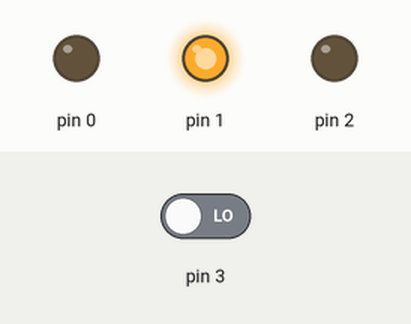
Simulated run of this sketch. Board: Arduino Uno, built with avr-gcc and run on an emulated ATmega328P. Parts: output pins drawn as LEDs (lit = HIGH). The test bench sets the inputs (shaded band); at power-on: pin 3 LOW.

Above: at 9.9 s.
10.0 s: pin 3 driven HIGH
At 10.7 s:
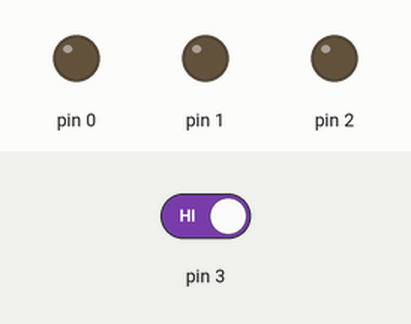
At 11.5 s:
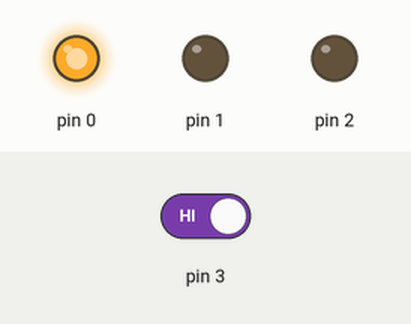
13.5 s: pin 3 driven LOW
At 14.6 s:
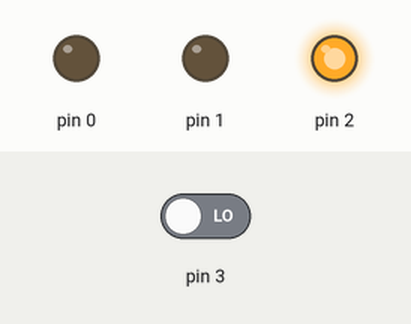
Timing chart, 0 to 23.1 s (numbered marks = the images above; inputs shaded):
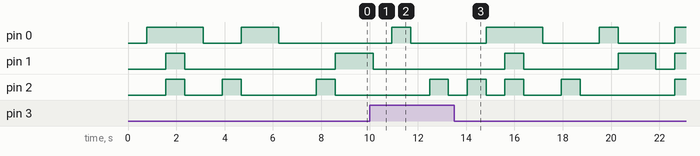

The sketch:

tri-led-blinker.ino
```cpp
#include "LowPower.h"
#define NUM_LETTERS 3

//Uncomment this if you want to skip the reverse states
//#define REDUCE_FUNCTION

#define PIN_L1 PB0
#define PIN_L2 PB1
#define PIN_L3 PB2
#define PIN_BUTTON PB3

//Accept only one button input every 0.3s
#define DEBOUNCE_TIME 300 //0.3s

#define DELAY_BETWEEN_LETTERS 750


typedef enum {
  STATE_FORWARD, STATE_REVERSE, STATE_BLINK_TWICE_FORWARD, STATE_BLINK_TWICE_BACKWARD, STATE_BLINK_ALL}
BLINK_STATE ;
volatile BLINK_STATE blinkState = STATE_FORWARD;


const int PINS[NUM_LETTERS] = {PIN_L1, PIN_L2, PIN_L3};


int currentPinToLight = 0;

bool allCurrentlyOn = false;


//Initialise the last time the button is pressed
long buttonLastPressedTime = millis();

long timeLastBlink = millis();


int timesBlinkedAtOneSpot = 0;

void setup() {

  pinMode(PIN_BUTTON, INPUT);

  for(int currentPos = 0; currentPos < NUM_LETTERS; currentPos++){
    pinMode(PINS[currentPos], OUTPUT);
  }

}

void loop() {

  if(shouldProceedToNextBlink()){

    switch(blinkState){
      case STATE_FORWARD: blinkForward();
      break;
      case STATE_REVERSE: blinkReverse();
      break;
      case STATE_BLINK_TWICE_FORWARD: blinkTwiceForward();
      break;
      case STATE_BLINK_TWICE_BACKWARD: blinkTwiceBackward();
      break;
      case STATE_BLINK_ALL: blinkAll();
      break;
      default: blinkForward();
    }
   }


  if(isButtonPressed()){
    buttonPressed();
  }

  LowPower.powerSave(SLEEP_60MS, ADC_OFF, BOD_OFF, TIMER2_ON);
}


bool isButtonPressed(){
  int buttonState = digitalRead(PIN_BUTTON);
  long currentTime = millis();

  //This code is to debounce the button input.
  if(buttonState == LOW && ((currentTime - buttonLastPressedTime) > DEBOUNCE_TIME)){
    buttonLastPressedTime = currentTime;
    return true;
  } else {
    return false;
  }
}

void blinkForward(){

  if(currentPinToLight >= NUM_LETTERS){
    currentPinToLight = 0;
  }

  onlyTurnOnThisLED(currentPinToLight);

  currentPinToLight++;

}


void blinkReverse(){

  if(currentPinToLight < 0){
    currentPinToLight = NUM_LETTERS - 1;
  }

  onlyTurnOnThisLED(currentPinToLight);

  currentPinToLight--;
}


void blinkTwiceForward(){
  if(currentPinToLight >= NUM_LETTERS){
    currentPinToLight = 0;
  }

  if(timesBlinkedAtOneSpot == 0){
      onlyTurnOnThisLED(currentPinToLight);
      timesBlinkedAtOneSpot++;
  } else if(timesBlinkedAtOneSpot == 1){
      writeToAllLeds(false);
      timesBlinkedAtOneSpot++;
  } else if(timesBlinkedAtOneSpot == 2){
      onlyTurnOnThisLED(currentPinToLight);
      timesBlinkedAtOneSpot++;
  } else {
    writeToAllLeds(false);
    timesBlinkedAtOneSpot = 0;
    currentPinToLight++;
  }
}

void blinkTwiceBackward(){
  if(currentPinToLight < 0){
    currentPinToLight = NUM_LETTERS - 1;
  }

  if(timesBlinkedAtOneSpot == 0){
      onlyTurnOnThisLED(currentPinToLight);
      timesBlinkedAtOneSpot++;
  } else if(timesBlinkedAtOneSpot == 1){
      writeToAllLeds(false);
      timesBlinkedAtOneSpot++;
  } else if(timesBlinkedAtOneSpot == 2){
      onlyTurnOnThisLED(currentPinToLight);
      timesBlinkedAtOneSpot++;
  } else {
    writeToAllLeds(false);
    timesBlinkedAtOneSpot = 0;
    currentPinToLight--;
  }
}

void blinkAll(){

  allCurrentlyOn = !allCurrentlyOn;

  int value = allCurrentlyOn ? HIGH : LOW;

  writeToAllLeds(value);

}

bool shouldProceedToNextBlink(){
  long currentTime = millis();


  if((currentTime - timeLastBlink) > DELAY_BETWEEN_LETTERS){
    timeLastBlink = currentTime;
    return true;
  }

  return false;
}

#ifdef REDUCE_FUNCTION

void buttonPressed(){
  switch(blinkState){
    case STATE_FORWARD: blinkState = STATE_BLINK_TWICE_FORWARD;
    break;
    case STATE_BLINK_TWICE_FORWARD: blinkState = STATE_BLINK_ALL;
    break;
    case STATE_BLINK_ALL : blinkState = STATE_FORWARD;
    break;
    default: blinkState = STATE_FORWARD;
  }
}

#else

void buttonPressed(){
  switch(blinkState){
    case STATE_FORWARD: blinkState = STATE_REVERSE;
    break;
    case STATE_REVERSE: blinkState = STATE_BLINK_TWICE_FORWARD;
    break;
    case STATE_BLINK_TWICE_FORWARD: blinkState = STATE_BLINK_TWICE_BACKWARD;
    break;
    case STATE_BLINK_TWICE_BACKWARD: blinkState = STATE_BLINK_ALL;
    break;
    case STATE_BLINK_ALL : blinkState = STATE_FORWARD;
    break;
    default: blinkState = STATE_FORWARD;
  }
}

#endif


void writeToAllLeds(int state){
  for(int currentPos = 0; currentPos < NUM_LETTERS; currentPos++){
    digitalWrite(PINS[currentPos], state);
  }
}

void onlyTurnOnThisLED(int pinPositionNumber){

  for(int currentPos = 0; currentPos < NUM_LETTERS; currentPos++){

    if(currentPos == pinPositionNumber){
      digitalWrite(PINS[currentPos], HIGH);
    } else {
      digitalWrite(PINS[currentPos], LOW);
    }
  }
}
```

Measured:
- after the input at 10.0 s, pin 0: goes on until 11.7 s, then stays LOW; pin 1: goes on until 10.1 s, then stays LOW
